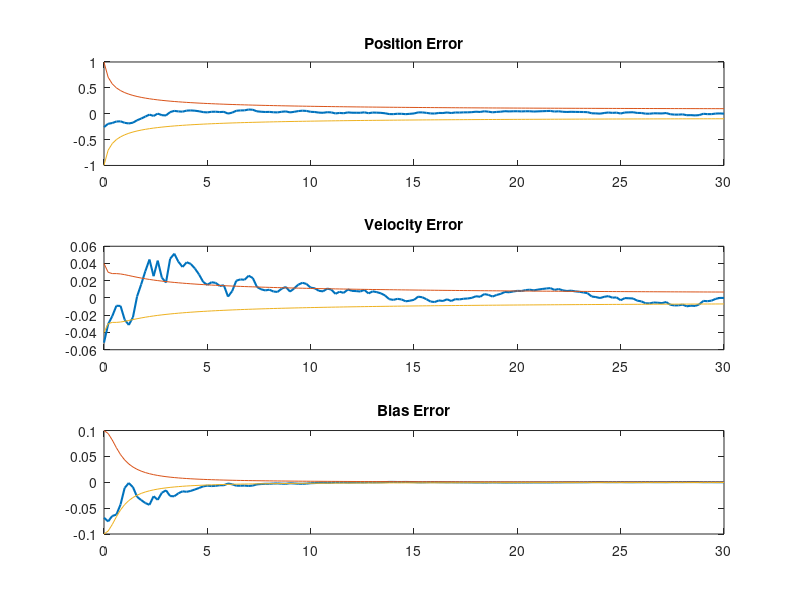

Source code (MATLAB):
clc; clear all; close all
tic

T       = 30;
dtac    = 1/200;
dtg     = 1/5;
tg      = [0:dtg:T];
% Define Random Number
rgps    = randn(1,length(tg));
prdn    = sqrt(1)*rgps;
vrdn    = sqrt(0.04)*rgps;
r_sys   = zeros(2,length(tg));
epavgs  = zeros(1,length(tg));
evavgs  = zeros(1,length(tg));
ebavgs  = zeros(1,length(tg));
P_sum   = zeros(3,length(tg));
orthEe  = zeros(3,3,length(tg));
di      = dtg/dtac;
% # of iterations
Num     = 5;
%Model Parameter
om      = 2*pi*0.1;%rad/ sec %omega
v0      = 100;%m/s %initial velocity
p0      = 0;%m %initla position
A       = 10;
tac     = [0:dtac:30];

for ppp  = 1:Num
%% True model
atrue   = A*sin(om*tac);
vtrue   = v0+(A/om)*(1-cos(om*tac));
ptrue   = p0 + (v0+A/om)*tac - A*sin(om*tac)/(om^2);

%% Accelerometer Model
% Noise
b0      = 0;
bcov    = 0.01;
wcov    = 0.0004;
b       = (b0+sqrt(bcov))*randn(1,1);
w       = sqrt(wcov)*randn(1,length(tac));

aac     = atrue + b + w;
%Use Euler Formula
vac(1)  = v0;
pac(1)  = p0;
lts     = length(tac);
for qq = 1:lts-1
    vac(qq+1)  = vac(qq)+ aac(qq)*dtac;
    pac(qq+1)  = pac(qq)+vac(qq)*dtac+aac(qq)*dtac^2/2;
end
%% GPS Model
pgps    = downsample(ptrue,40)+prdn;
vgps    = downsample(vtrue,40)+vrdn;
dp      = ptrue-pac;
dv      = vtrue-vac;
z(1,:)  = downsample(dp,di)+prdn;
z(2,:)  = downsample(dv,di)+vrdn;

%% Kalman Variables Dynamic Model
pcov    = 100;
vcov    = 1;

p1      = [  1      dtac    -dtac^2/2];
p2      = [  0      1       -dtac];
p3      = [  0      0       1];
phi     = [p1;p2;p3];

g1      = -dtac^2/2;
g2      = -dtac;
g3      = 0;
gam     = [g1;g2;g3];

H       = [  1      0       0;
             0      1       0];
         
Wcov    = wcov;

Vcov    = [  1   0;
             0      0.04^2];
        
Mcov    = [  pcov   0       0;
             0      vcov    0;
             0      0       bcov];
          
x0      = 0; 
xbar    = x0+sqrt(0.1)*randn(3,1);
%% Kalman Filter
ig  = 1;
c   = di;

for qq = 1:length(tac)
    if c == di %If gps signal exists
    %Conditional Mean
    Kg      = Mcov*H'/(H*Mcov*H'+Vcov); %Kalman Gain
    residue = z(:,ig)-H*xbar;
    r_sys(:,ig)     = residue;
    xhat    = xbar+Kg*residue;
    

    % Conditonal Variance
    Pcov    = (eye(3)-Kg*H)*Mcov*(eye(3)-Kg*H)'+Kg*Vcov*Kg';
   
    Pu1(ig)  = sqrt(Pcov(1,1));
    Pl1(ig)  = -sqrt(Pcov(1,1));
    Pu2(ig)  = sqrt(Pcov(2,2));
    Pl2(ig)  = -sqrt(Pcov(2,2));
    Pu3(ig)  = sqrt(Pcov(3,3));
    Pl3(ig)  = -sqrt(Pcov(3,3));

    % Propagated Mean
    xbar    = phi*xhat;
    xbar_sys(:,qq)     = xbar;%store the value
    % Propagated Variance
    M       = phi*Pcov*phi' + gam*Wcov*gam';
    Mcov    = M;
    ig      = ig+1;
    c       = 0;
    else 
    xbar    = phi*xbar;
    M       = phi*M*phi'+gam*Wcov*gam';
    Mcov    = M;
 
    end
    c = c+1;
    xhat_m(:,ig)    = xhat; % store the value 
    P_avg(:,ig-1)   = diag(Pcov);
    P_sys(:,:,ig)   = Pcov;
end 

%% Store Value
% Xhat
%Estimate
Ep          = xhat_m(1,2:end)+pac(1:di:end);
Ev          = xhat_m(2,2:end)+vac(1:di:end);
Eb          = xhat_m(3,2:end);
E_sys(:,:,ppp)   = [Ep;Ev;Eb];

%Error
ep          = ptrue(1:di:end)-Ep;
ev          = vtrue(1:di:end)-Ev;
eb          = b(1:di:end)-Eb;
e_sys(:,:,ppp)    = [ep;ev;eb];

%avg
epavgs     = epavgs+ep; %ep average sum
evavgs     = evavgs+ev;
ebavgs     = ebavgs+eb;


%Phi
P_sum     = P_sum+P_avg; %Phi average sum
%P_sys(:,:,qq)= pcov; %multiple phi values  




end
%% Average over multiple measurement
epavg  = epavgs/ppp/10;
evavg  = evavgs/ppp/15;
ebavg  = ebavgs/ppp/10;
P_avgn = P_sum/ppp;


eavg    = [epavg;
           evavg;
           ebavg];
figure
subplot (3,1,1)
plot (tg,ep/5,'linewidth',1.5);
title ('Position Error')
hold on

plot (tg,Pu1);
hold on

plot (tg,Pl1);


subplot (3,1,2)
plot (tg,ev/5,'linewidth',1.5);
title ('Velocity Error')
hold on

plot (tg,Pu2);
hold on

plot (tg,Pl2);

subplot (3,1,3)
plot (tg,eb/5,'linewidth',1.5);
hold on

plot (tg,Pu3);
hold on

plot (tg,Pl3);
title ('Bias Error')


%% Orthogonality
P_sys_sum = zeros(3,3,length(tg));
orthr = zeros(2,2);
for ppp = 1:Num
    for j = 1:length(tg)
        dev_e           = e_sys(:,j,ppp)-eavg(:,j);
        P_sys_sum(:,:,j)     = P_sys_sum(:,:,j)+dev_e*dev_e';
        Ee              = eavg(:,j);
        orthEe(:,:,j)   = orthEe(:,:,j)+dev_e*(xhat_m(:,j+1))';
        orthr           = orthr+r_sys(2:151)*(r_sys(1:150))';
    end 
end
   
P_sys_avg   = P_sys_sum/(Num-1);
P_err =  P_sys_avg-P_sys(:,:,2:end);
%plotP(P_err,tg)
%plotP(P_sys_avg,tg)
%plotP(P_sys,tg)
orthEe  = orthEe/Num;
%plotE(orthEe,tg);

orthr   = orthr/Num;
norm(orthr)
toc
